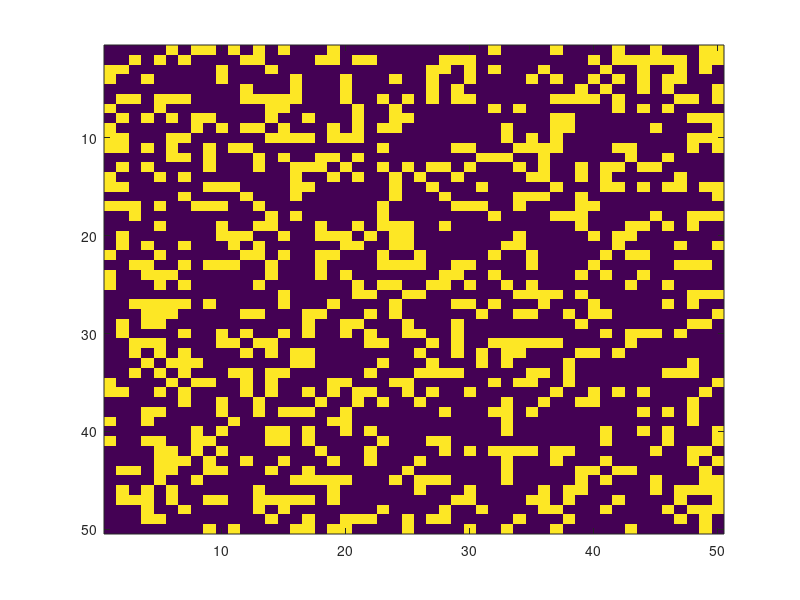

Write MATLAB code to recreate this figure. (Note: this script raises an error after producing the figure.)
function gameOfLife
width = 50;
height = 50;
randVals = rand(width,height);
Map = randVals>0.7;
Map = Map * 255;
disp(Map(1,1))
dummyMap = Map;
image(Map);
drawnow;
pause(10);
stop = false;
max_iterations = 2000;
cur_iterations = 0;

while ~stop && cur_iterations<max_iterations
   for i=2:height-1
        for j=2:width-1           
            % apply Game of life rule     
            Map(i,j)=calculateNextState(dummyMap,i,j)            ;
        end
   end
   
   image(Map);
   drawnow;
   %pause(0.1);
   if Map == dummyMap
       stop=true;
   end
   dummyMap = Map;
   cur_iterations = cur_iterations+1;
end
